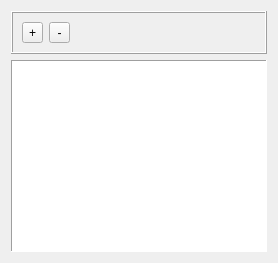
      <widget class="QWidget" name="tab_6">
       <attribute name="title">
        <string>Разовые услуги</string>
       </attribute>
       <layout class="QGridLayout" name="gridLayout_19">
        <item row="0" column="0">
         <widget class="QFrame" name="onetime_panel">
          <property name="frameShape">
           <enum>QFrame::Box</enum>
          </property>
          <property name="frameShadow">
           <enum>QFrame::Raised</enum>
          </property>
          <layout class="QGridLayout" name="gridLayout_20">
           <item row="0" column="0">
            <widget class="QToolButton" name="add_onetime_button">
             <property name="text">
              <string>+</string>
             </property>
            </widget>
           </item>
           <item row="0" column="1">
            <widget class="QToolButton" name="del_onetime_button">
             <property name="minimumSize">
              <size>
               <width>21</width>
               <height>0</height>
              </size>
             </property>
             <property name="text">
              <string>-</string>
             </property>
            </widget>
           </item>
           <item row="0" column="2">
            <spacer name="horizontalSpacer_6">
             <property name="orientation">
              <enum>Qt::Horizontal</enum>
             </property>
             <property name="sizeHint" stdset="0">
              <size>
               <width>40</width>
               <height>20</height>
              </size>
             </property>
            </spacer>
           </item>
          </layout>
         </widget>
        </item>
        <item row="1" column="0">
         <widget class="QTableWidget" name="onetime_tableWidget">
          <property name="frameShape">
           <enum>QFrame::Panel</enum>
          </property>
          <property name="selectionMode">
           <enum>QAbstractItemView::SingleSelection</enum>
          </property>
          <property name="selectionBehavior">
           <enum>QAbstractItemView::SelectRows</enum>
          </property>
          <property name="verticalScrollMode">
           <enum>QAbstractItemView::ScrollPerPixel</enum>
          </property>
          <property name="horizontalScrollMode">
           <enum>QAbstractItemView::ScrollPerPixel</enum>
          </property>
          <property name="gridStyle">
           <enum>Qt::DotLine</enum>
          </property>
         </widget>
        </item>
       </layout>
      </widget>
